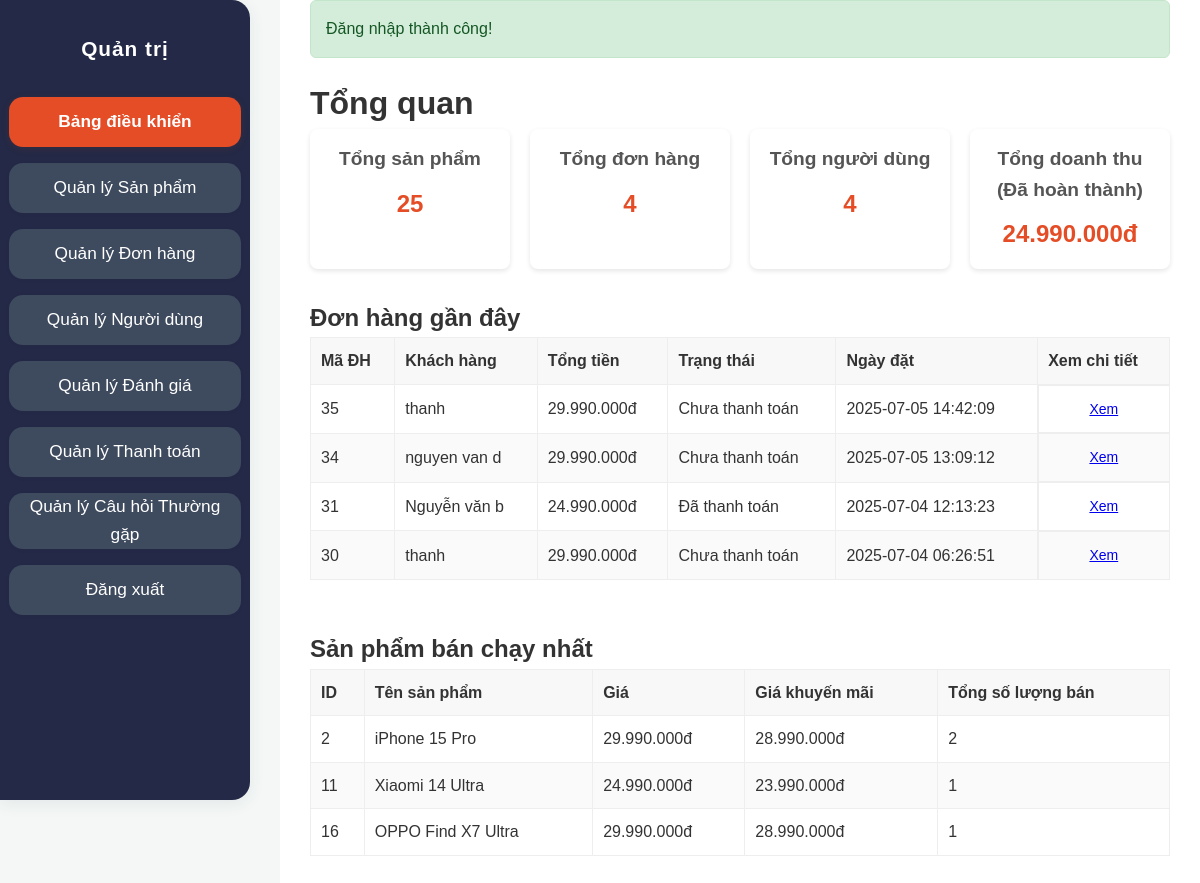
The page /ban-dien-thoai/admin/index.php (signed in) on the database its author committed.
### tables this page shows
CREATE TABLE `orders` (
  `id` int(11) NOT NULL,
  `user_id` int(11) NOT NULL,
  `total_price` decimal(10,2) NOT NULL,
  `status` enum('pending','processing','shipped','completed','cancelled') DEFAULT 'pending',
  `user_confirmed_at` datetime DEFAULT NULL,
  `shipping_address` text NOT NULL,
  `shipping_phone` varchar(20) NOT NULL,
  `shipping_name` varchar(100) NOT NULL,
  `shipping_email` varchar(100) DEFAULT NULL,
  `payment_method` enum('cod','banking','momo','zalopay') NOT NULL,
  `payment_status` enum('pending','paid','failed') DEFAULT 'pending',
  `order_status` varchar(50) DEFAULT 'pending',
  `note` text DEFAULT NULL,
  `created_at` timestamp NOT NULL DEFAULT current_timestamp(),
  `updated_at` timestamp NOT NULL DEFAULT current_timestamp() ON UPDATE current_timestamp(),
  `notes` text DEFAULT NULL
);

CREATE TABLE `users` (
  `id` int(11) NOT NULL,
  `username` varchar(50) NOT NULL,
  `name` varchar(100) NOT NULL,
  `email` varchar(100) NOT NULL,
  `password` varchar(255) NOT NULL,
  `phone` varchar(20) DEFAULT NULL,
  `address` text DEFAULT NULL,
  `role` enum('user','admin') DEFAULT 'user',
  `status` enum('active','inactive') DEFAULT 'active',
  `created_at` timestamp NOT NULL DEFAULT current_timestamp(),
  `updated_at` timestamp NOT NULL DEFAULT current_timestamp() ON UPDATE current_timestamp(),
  `reset_token` varchar(64) DEFAULT NULL,
  `reset_token_expires` datetime DEFAULT NULL
);

CREATE TABLE `products` (
  `id` int(11) NOT NULL,
  `name` varchar(255) NOT NULL,
  `slug` varchar(255) NOT NULL,
  `description` text DEFAULT NULL,
  `price` int(10) UNSIGNED NOT NULL,
  `sale_price` int(10) UNSIGNED DEFAULT NULL,
  `stock` int(11) NOT NULL DEFAULT 0,
  `image` varchar(255) DEFAULT NULL,
  `brand_id` int(11) DEFAULT NULL,
  `category_id` int(11) DEFAULT NULL,
  `sku` varchar(50) DEFAULT NULL,
  `specifications` longtext DEFAULT NULL CHECK (json_valid(`specifications`)),
  `status` enum('active','inactive') DEFAULT 'active',
  `created_at` timestamp NOT NULL DEFAULT current_timestamp(),
  `updated_at` timestamp NOT NULL DEFAULT current_timestamp() ON UPDATE current_timestamp(),
  `is_active` tinyint(1) DEFAULT 1
);

### ban-dien-thoai/admin/index.php (the view, shortened to what this page needs)
<?php
require_once '../config/database.php';
require_once '../includes/functions.php';
$payment_status_vietnamese = [
    'pending' => 'Chưa thanh toán',
    'paid' => 'Đã thanh toán',
    'failed' => 'Thanh toán thất bại',
    'refunded' => 'Đã hoàn tiền'
];
$result_products = $conn->query("SELECT COUNT(*) AS total_products FROM products");
$total_products = $result_products->fetch_assoc()['total_products'] ?? 0;
$result_orders = $conn->query("SELECT COUNT(*) AS total_orders FROM orders");
$total_orders = $result_orders->fetch_assoc()['total_orders'] ?? 0;
$result_users = $conn->query("SELECT COUNT(*) AS total_users FROM users WHERE role != 'admin'");
$total_users = $result_users->fetch_assoc()['total_users'] ?? 0;
$stmt_recent_orders = $conn->prepare("SELECT o.*, u.name as user_name FROM orders o LEFT JOIN users u ON o.user_id = u.id ORDER BY o.created_at DESC LIMIT 10");
$stmt_recent_orders->execute();
$result_recent_orders = $stmt_recent_orders->get_result();
$recent_orders = $result_recent_orders->fetch_all(MYSQLI_ASSOC);
$stmt_top_products = $conn->prepare("SELECT p.id, p.name, p.price, p.sale_price, SUM(od.quantity) as total_sold FROM order_details od JOIN products p ON od.product_id = p.id GROUP BY p.id, p.name, p.price, p.sale_price ORDER BY total_sold DESC LIMIT 5");
$stmt_top_products->execute();
$result_top_products = $stmt_top_products->get_result();
$top_products = $result_top_products->fetch_all(MYSQLI_ASSOC);
$result_revenue = $conn->query("SELECT SUM(total_price) AS total_revenue FROM orders WHERE payment_status = 'paid'");
$total_revenue = $result_revenue->fetch_assoc()['total_revenue'] ?? 0;
?>
<!DOCTYPE html>
<html lang="vi">
<head>
    <link rel="stylesheet" href="../assets/css/style.css">
    <link rel="stylesheet" href="css/admin.css">
</head>
<body>
    <div class="admin-wrapper">
        <aside class="admin-sidebar">
            <h2>Quản trị</h2>
            <nav>
                <ul>
                    <?php $current_page = basename($_SERVER['PHP_SELF']); ?>
                    <li><a href="index.php" class="sidebar-link <?php echo ($current_page == 'index.php') ? 'active' : ''; ?>">Bảng điều khiển</a></li>
                    <li><a href="products.php" class="sidebar-link <?php echo ($current_page == 'products.php') ? 'active' : ''; ?>">Quản lý Sản phẩm</a></li>
                    <li><a href="orders.php" class="sidebar-link <?php echo ($current_page == 'orders.php') ? 'active' : ''; ?>">Quản lý Đơn hàng</a></li>
                    <li><a href="users.php" class="sidebar-link <?php echo ($current_page == 'users.php') ? 'active' : ''; ?>">Quản lý Người dùng</a></li>
                    <li><a href="reviews.php" class="sidebar-link <?php echo ($current_page == 'reviews.php') ? 'active' : ''; ?>">Quản lý Đánh giá</a></li>
                    <li><a href="online_payments.php" class="sidebar-link <?php echo ($current_page == 'online_payments.php') ? 'active' : ''; ?>">Quản lý Thanh toán</a></li>
                    <li><a href="faq_manage.php" class="sidebar-link <?php echo ($current_page == 'faq_manage.php') ? 'active' : ''; ?>">Quản lý Câu hỏi Thường gặp</a></li>
                    <li><a href="../logout.php" class="sidebar-link">Đăng xuất</a></li>
                </ul>
            </nav>
        </aside>
        <div class="admin-main-content">
            <main class="admin-content">
                <?php echo showMessage(); ?>
                <h1>Tổng quan</h1>
                <div class="admin-stats">
                    <div class="stat-card">
                        <h3>Tổng sản phẩm</h3>
                        <p><?php echo $total_products; ?></p>
                    </div>
                     <div class="stat-card">
                        <h3>Tổng đơn hàng</h3>
                        <p><?php echo $total_orders; ?></p>
                    </div>
                     <div class="stat-card">
                        <h3>Tổng người dùng</h3>
                        <p><?php echo $total_users; ?></p>
                    </div>
                    <div class="stat-card">
                        <h3>Tổng doanh thu (Đã hoàn thành)</h3>
                        <p><?php echo formatPrice($total_revenue); ?></p>
                    </div>
                </div>
                <h2>Đơn hàng gần đây</h2>
                <div class="admin-table-container" style="margin-bottom: 30px;">
                     <table class="admin-table">
                        <thead>
                            <tr>
                                <th>Mã ĐH</th>
                                <th>Khách hàng</th>
                                <th>Tổng tiền</th>
                                <th>Trạng thái</th>
                                <th>Ngày đặt</th>
                                <th>Xem chi tiết</th>
                            </tr>
                        </thead>
                        <tbody>
                             <?php if (!empty($recent_orders)): ?>
                                <?php foreach ($recent_orders as $order): ?>
                                    <tr>
                                        <td><?php echo $order['id']; ?></td>
                                        <td><?php echo htmlspecialchars($order['user_name'] ?? 'N/A'); ?></td>
                                        <td><?php echo formatPrice($order['total_price']); ?></td>
                                        <td><?php echo htmlspecialchars($payment_status_vietnamese[$order['payment_status']] ?? $order['payment_status']); ?></td>
                                        <td><?php echo $order['created_at']; ?></td>
                                        <td class="admin-actions">
                                             <a href="order_detail.php?id=<?php echo $order['id']; ?>" class="admin-btn">Xem</a>
                                        </td>
                                    </tr>
                                <?php endforeach; ?>
                            <?php else: ?>
                                <tr>
                                    <td colspan="6">Không có đơn hàng gần đây.</td>
                                </tr>
                            <?php endif; ?>
                        </tbody>
                    </table>
                </div>
                <h2>Sản phẩm bán chạy nhất</h2>
                 <div class="admin-table-container">
                     <table class="admin-table">
                        <thead>
                            <tr>
                                <th>ID</th>
                                <th>Tên sản phẩm</th>
                                <th>Giá</th>
                                <th>Giá khuyến mãi</th>
                                <th>Tổng số lượng bán</th>
                            </tr>
                        </thead>
                        <tbody>
                             <?php if (!empty($top_products)): ?>
                                <?php foreach ($top_products as $product): ?>
                                    <tr>
                                        <td><?php echo $product['id']; ?></td>
                                        <td><?php echo htmlspecialchars($product['name']); ?></td>
                                        <td><?php echo formatPrice($product['price']); ?></td>
                                        <td><?php echo $product['sale_price'] ? formatPrice($product['sale_price']) : 'N/A'; ?></td>
                                        <td><?php echo $product['total_sold']; ?></td>
                                    </tr>
                                <?php endforeach; ?>
                            <?php else: ?>
                                <tr>
                                    <td colspan="5">Không có dữ liệu sản phẩm bán chạy.</td>
                                </tr>
                            <?php endif; ?>
                        </tbody>
                    </table>
                </div>
            </main>
        </div>
    </div>
</body>
</html>

### ban-dien-thoai/assets/css/style.css (style rules this page uses)
* { margin: 0; padding: 0; box-sizing: border-box; }
html { overflow-x: hidden; scroll-behavior: smooth; }
body { font-family: -apple-system, BlinkMacSystemFont, "Segoe UI", Roboto, Helvetica, Arial, sans-serif, "Apple Color Emoji", "Segoe UI Emoji", "Segoe UI Symbol"; line-height: 1.6; color: #333; background-color: #f8f9fa; display: flex; flex-direction: column; min-height: 100vh; padding-top: 70px; }
main { flex-grow: 1; padding: 20px 0; }

### ban-dien-thoai/admin/css/admin.css (style rules this page uses)
body { background-color: #f4f7f6; margin: 0; font-family: Arial, sans-serif; padding: 0 !important; }
.admin-wrapper { display: flex; min-height: 100vh; }
.admin-sidebar { background: #232946; width: 250px; height: 100vh; position: fixed; left: 0; margin: 0; padding: 32px 0 0 0; display: flex; flex-direction: column; align-items: center; box-shadow: 0 4px 16px rgba(44,62,80,0.08); border-radius: 0 18px 18px 0; z-index: 1000; }
.admin-sidebar h2 { text-align: center; margin-bottom: 32px; color: #fff; font-size: 1.3rem; letter-spacing: 1px; font-weight: 700; }
.admin-sidebar nav ul { display: flex; flex-direction: column; gap: 16px; padding: 0; align-items: center; width: 100%; margin: 0; }
.admin-sidebar nav ul li { margin: 0; width: 100%; }
.sidebar-link { width: 95%; min-height: 50px; background: #3e4a5e; color: #fff; border-radius: 14px; display: flex; align-items: center; justify-content: center; font-size: 1.08rem; font-weight: 500; text-align: center; text-decoration: none; transition: background 0.2s, color 0.2s, box-shadow 0.2s; box-sizing: border-box; padding: 0 10px; margin: 0 auto; gap: 10px; box-shadow: 0 1px 4px rgba(44,62,80,0.04); }
.sidebar-link:hover, .sidebar-link.active { background: #e44d26; color: #fff; font-weight: bold; box-shadow: 0 2px 8px rgba(228,77,38,0.10); }
.admin-main-content { flex: 1; padding: 0 30px 30px 30px; background: #fff; min-height: 100vh; margin-left: 280px; }
.admin-stats { display: grid; grid-template-columns: repeat(auto-fit, minmax(200px, 1fr)); gap: 20px; margin-bottom: 30px; }
.stat-card { background: #fff; padding: 15px; border-radius: 8px; box-shadow: 0 2px 5px rgba(0,0,0,0.1); text-align: center; }
.stat-card h3 { font-size: 1.2rem; color: #555; margin-bottom: 10px; }
.stat-card p { font-size: 1.5rem; font-weight: bold; color: #e44d26; }
.admin-table-container { overflow-x: auto; }
.admin-table { width: 100%; border-collapse: collapse; margin-bottom: 20px; }
.admin-table th, .admin-table td { border: 1px solid #eee; padding: 10px; text-align: left; }
.admin-table th { background: #f8f8f8; }
.admin-table tbody tr:nth-child(even) { background: #fafafa; }
.admin-actions { display: flex; gap: 6px; align-items: center; justify-content: center; }
.admin-actions a, .admin-btn { display: inline-block; margin: 0; min-width: 60px; text-align: center; font-size: 14px; padding: 5px 12px; border-radius: 4px; line-height: 1.2; }
.admin-content { margin-top: 0 !important; padding-top: 0 !important; }

### rows shown on the page
orders: id "35", user.name "thanh", total_price "29.990.000đ", payment_status "Chưa thanh toán", created_at "2025-07-05 14:42:09"
orders: id "34", user.name "nguyen van d", total_price "29.990.000đ", payment_status "Chưa thanh toán", created_at "2025-07-05 13:09:12"
orders: id "31", user.name "Nguyễn văn b", total_price "24.990.000đ", payment_status "Đã thanh toán", created_at "2025-07-04 12:13:23"
orders: id "30", user.name "thanh", total_price "29.990.000đ", payment_status "Chưa thanh toán", created_at "2025-07-04 06:26:51"
products: id "2", name "iPhone 15 Pro", price "29.990.000đ", sale_price "28.990.000đ", total_sold "2"
products: id "11", name "Xiaomi 14 Ultra", price "24.990.000đ", sale_price "23.990.000đ", total_sold "1"
products: id "16", name "OPPO Find X7 Ultra", price "29.990.000đ", sale_price "28.990.000đ", total_sold "1"

### other values the page prints
$text "Đăng nhập thành công!"
$total_products "25"
$total_orders "4"
$total_users "4"
formatPrice($total_revenue) "24.990.000đ"
